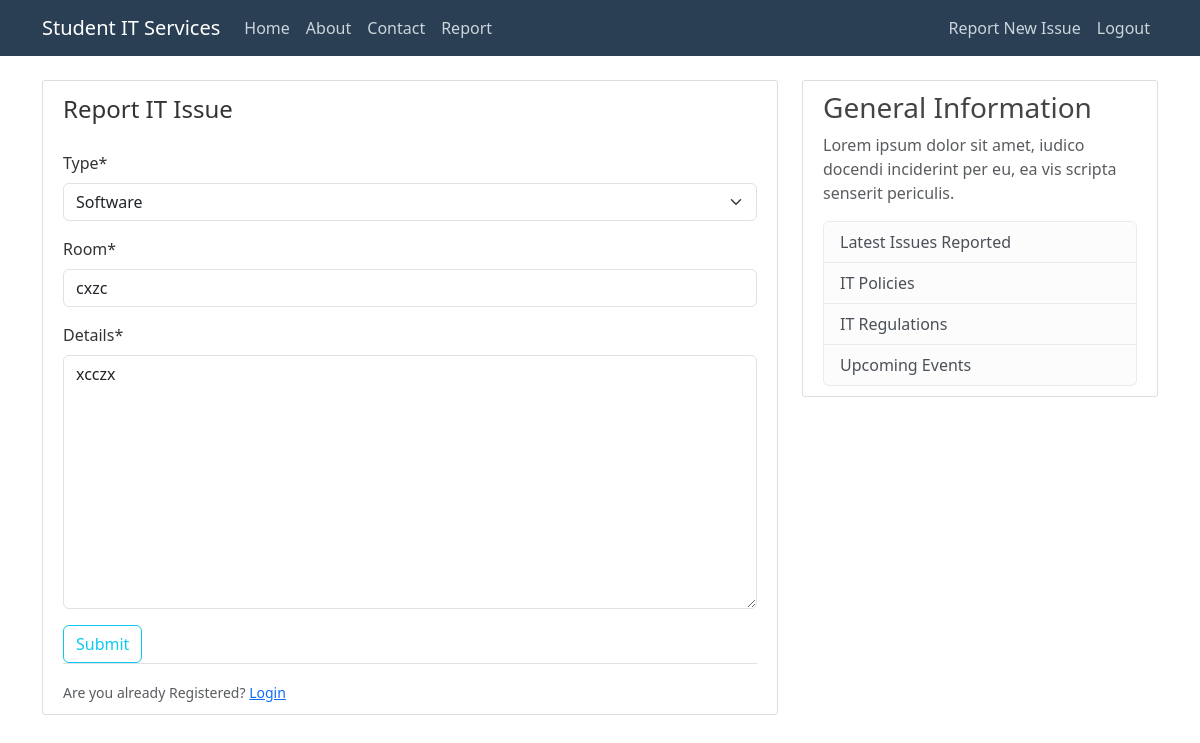
The page /itreporting/issues/13/update/ (signed in) on the database its author committed.
### itreporting/models.py (models this page shows, shortened)
class Issue(models.Model):
    type = models.CharField(max_length=100, choices = [('Hardware', 'Hardware'), ('Software', 'Software')])
    room = models.CharField(max_length=100)
    urgent = models.BooleanField(default = False)
    details = models.TextField()
    date_submitted = models.DateTimeField(default=timezone.now)
    description = models.TextField()
    author = models.ForeignKey(User, related_name = 'issues', on_delete=models.CASCADE)

### itreporting/views.py (the view)
# urls.py: path('issues/<int:pk>/update/', PostUpdateView.as_view(), name = 'issue-update'),
class PostUpdateView(LoginRequiredMixin, UserPassesTestMixin, UpdateView):
    model = Issue
    fields = ['type', 'room', 'details']
    def test_func(self):
        issue = self.get_object()
        return self.request.user == issue.author

### itreporting/templates/itreporting/issue_form.html (shortened to what this page needs)
{% extends "itreporting/base.html" %}
{% load crispy_forms_tags %}
{% block content %}
<div class="content-section">
    <form method="POST">
        <fieldset class="form-group">
            <legend class="borer-bottom mb-4"> Report IT Issue </legend>
            {{ form|crispy }}
        </fieldset>
        <div class="form-group">
            <button class="btn btn-outline-info"  type="submit">Submit</button>
        </div>
    </form>
    <div class="border-top pt-3">
        <small class="text-muted">Are you already Registered? <a class="ml-2" href="#">Login </a></small>
    </div>
</div>
{% endblock content %}

### itreporting/static/css/styles.css (style rules this page uses)
body { background: #ffffff; color: #333333; margin-top: 5rem; }
.content-section { padding: 10px 20px; border: 1px solid #dddddd; border-radius: 3px; margin-bottom: 20px; }

### rows shown on the page
Issue: type "Software", room "cxzc", details "xcczx"
